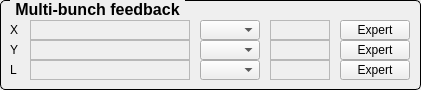
       <widget class="QGroupBox" name="groupBox_5">
        <property name="geometry">
         <rect>
          <x>730</x>
          <y>790</y>
          <width>421</width>
          <height>90</height>
         </rect>
        </property>
        <property name="font">
         <font>
          <pointsize>12</pointsize>
          <weight>75</weight>
          <bold>true</bold>
         </font>
        </property>
        <property name="styleSheet">
         <string notr="true">QGroupBox {
     border: 1px solid black;
     border-radius: 5px;
     margin-top: 0.5em;
 }
 
 QGroupBox::title {
     subcontrol-origin: margin;
     left: 10px;
     padding: 0 3px 0 3px;
 }</string>
        </property>
        <property name="title">
         <string>Multi-bunch feedback</string>
        </property>
        <widget class="QLabel" name="label_40">
         <property name="geometry">
          <rect>
           <x>10</x>
           <y>20</y>
           <width>20</width>
           <height>20</height>
          </rect>
         </property>
         <property name="text">
          <string>X</string>
         </property>
        </widget>
        <widget class="QELabel" name="qelabel_23">
         <property name="geometry">
          <rect>
           <x>30</x>
           <y>20</y>
           <width>160</width>
           <height>20</height>
          </rect>
         </property>
         <property name="frameShape">
          <enum>QFrame::StyledPanel</enum>
         </property>
         <property name="variable" stdset="0">
          <string>$(mbf):BUN:MODE</string>
         </property>
         <property name="variableSubstitutions" stdset="0">
          <string>mbf=SR-RF-MBF-X</string>
         </property>
         <property name="precision">
          <number>3</number>
         </property>
         <property name="useDbPrecision">
          <bool>false</bool>
         </property>
        </widget>
        <widget class="QEComboBox" name="qecombobox_2">
         <property name="geometry">
          <rect>
           <x>200</x>
           <y>20</y>
           <width>60</width>
           <height>20</height>
          </rect>
         </property>
         <property name="variable" stdset="0">
          <string>$(mbf):DAC:ENABLE_S</string>
         </property>
         <property name="variableSubstitutions" stdset="0">
          <string>mbf=SR-RF-MBF-X</string>
         </property>
        </widget>
        <widget class="QELabel" name="qelabel_24">
         <property name="geometry">
          <rect>
           <x>270</x>
           <y>20</y>
           <width>60</width>
           <height>20</height>
          </rect>
         </property>
         <property name="frameShape">
          <enum>QFrame::StyledPanel</enum>
         </property>
         <property name="variable" stdset="0">
          <string>$(mbf):getTune</string>
         </property>
         <property name="variableSubstitutions" stdset="0">
          <string>mbf=SR-RF-MBF-X</string>
         </property>
         <property name="precision">
          <number>3</number>
         </property>
         <property name="useDbPrecision">
          <bool>false</bool>
         </property>
        </widget>
        <widget class="QEPushButton" name="qepushbutton_7">
         <property name="geometry">
          <rect>
           <x>340</x>
           <y>20</y>
           <width>70</width>
           <height>20</height>
          </rect>
         </property>
         <property name="text">
          <string>Expert</string>
         </property>
         <property name="program">
          <string>mbf x</string>
         </property>
        </widget>
        <widget class="QELabel" name="qelabel_25">
         <property name="geometry">
          <rect>
           <x>30</x>
           <y>40</y>
           <width>160</width>
           <height>20</height>
          </rect>
         </property>
         <property name="frameShape">
          <enum>QFrame::StyledPanel</enum>
         </property>
         <property name="variable" stdset="0">
          <string>$(mbf):BUN:MODE</string>
         </property>
         <property name="variableSubstitutions" stdset="0">
          <string>mbf=SR-RF-MBF-Y</string>
         </property>
         <property name="precision">
          <number>3</number>
         </property>
         <property name="useDbPrecision">
          <bool>false</bool>
         </property>
        </widget>
        <widget class="QEPushButton" name="qepushbutton_21">
         <property name="geometry">
          <rect>
           <x>340</x>
           <y>40</y>
           <width>70</width>
           <height>20</height>
          </rect>
         </property>
         <property name="text">
          <string>Expert</string>
         </property>
         <property name="program">
          <string>mbf y</string>
         </property>
        </widget>
        <widget class="QELabel" name="qelabel_26">
         <property name="geometry">
          <rect>
           <x>270</x>
           <y>40</y>
           <width>60</width>
           <height>20</height>
          </rect>
         </property>
         <property name="frameShape">
          <enum>QFrame::StyledPanel</enum>
         </property>
         <property name="variable" stdset="0">
          <string>$(mbf):getTune</string>
         </property>
         <property name="variableSubstitutions" stdset="0">
          <string>mbf=SR-RF-MBF-X</string>
         </property>
         <property name="precision">
          <number>3</number>
         </property>
         <property name="useDbPrecision">
          <bool>false</bool>
         </property>
        </widget>
        <widget class="QEComboBox" name="qecombobox_3">
         <property name="geometry">
          <rect>
           <x>200</x>
           <y>40</y>
           <width>60</width>
           <height>20</height>
          </rect>
         </property>
         <property name="variable" stdset="0">
          <string>$(mbf):DAC:ENABLE_S</string>
         </property>
         <property name="variableSubstitutions" stdset="0">
          <string>mbf=SR-RF-MBF-Y</string>
         </property>
        </widget>
        <widget class="QELabel" name="qelabel_27">
         <property name="geometry">
          <rect>
           <x>30</x>
           <y>60</y>
           <width>160</width>
           <height>20</height>
          </rect>
         </property>
         <property name="frameShape">
          <enum>QFrame::StyledPanel</enum>
         </property>
         <property name="variable" stdset="0">
          <string>$(mbf):BUN:MODE</string>
         </property>
         <property name="variableSubstitutions" stdset="0">
          <string>mbf=SR-RF-LMBF</string>
         </property>
         <property name="precision">
          <number>3</number>
         </property>
         <property name="useDbPrecision">
          <bool>false</bool>
         </property>
        </widget>
        <widget class="QEPushButton" name="qepushbutton_23">
         <property name="geometry">
          <rect>
           <x>340</x>
           <y>60</y>
           <width>70</width>
           <height>20</height>
          </rect>
         </property>
         <property name="text">
          <string>Expert</string>
         </property>
         <property name="program">
          <string>mbf l</string>
         </property>
        </widget>
        <widget class="QELabel" name="qelabel_34">
         <property name="geometry">
          <rect>
           <x>270</x>
           <y>60</y>
           <width>60</width>
           <height>20</height>
          </rect>
         </property>
         <property name="frameShape">
          <enum>QFrame::StyledPanel</enum>
         </property>
         <property name="variable" stdset="0">
          <string>$(mbf):TUNE</string>
         </property>
         <property name="variableSubstitutions" stdset="0">
          <string>mbf=SR-RF-LMBF</string>
         </property>
         <property name="precision">
          <number>3</number>
         </property>
         <property name="useDbPrecision">
          <bool>false</bool>
         </property>
        </widget>
        <widget class="QEComboBox" name="qecombobox_4">
         <property name="geometry">
          <rect>
           <x>200</x>
           <y>60</y>
           <width>60</width>
           <height>20</height>
          </rect>
         </property>
         <property name="variable" stdset="0">
          <string>$(mbf):DAC:ENABLE_S</string>
         </property>
         <property name="variableSubstitutions" stdset="0">
          <string>mbf=SR-RF-LMBF</string>
         </property>
        </widget>
        <widget class="QLabel" name="label_41">
         <property name="geometry">
          <rect>
           <x>10</x>
           <y>40</y>
           <width>20</width>
           <height>20</height>
          </rect>
         </property>
         <property name="text">
          <string>Y</string>
         </property>
        </widget>
        <widget class="QLabel" name="label_47">
         <property name="geometry">
          <rect>
           <x>10</x>
           <y>60</y>
           <width>20</width>
           <height>20</height>
          </rect>
         </property>
         <property name="text">
          <string>L</string>
         </property>
        </widget>
       </widget>
